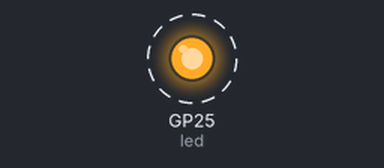
A program run on a simulated Raspberry Pi Pico running MicroPython. Shown: output pins drawn as LEDs (lit = HIGH). Dashed ring = blinking. The board's own WiFi access point starts at once; what the program prints to the serial console is not drawn.

Above: at 0.5 s.
Timing chart, 0 to 4.6 s (numbered marks = the images above):
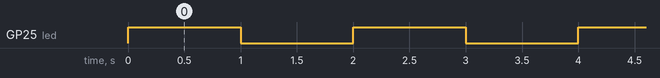

The program:

main.py
```python
import time

import machine
import network

# Define the LED pin
led = machine.Pin('LED', machine.Pin.OUT)


# Configure AP
ap = network.WLAN(network.AP_IF)
ap.config(ssid='MyPicoAP', password='my_password')
ap.active(True)

# Wait for AP to become active
while not ap.active():
    time.sleep(1)

print("AP Mode Active. IP Address:", ap.ifconfig()[0])

# Flash the LED every second
while True:
    led.value(not led.value())
    time.sleep(1)
```

Measured:
- by itself, GP25 (led): alternates HIGH for 1.0 s and LOW for 1.0 s
